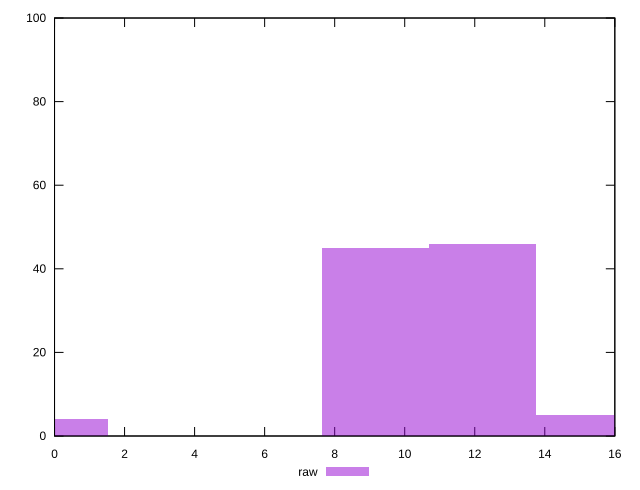

This chart was generated by the following gnuplot code:
reset

$raw <<EOF
12.218452241096447 46
15.273065301370558 5
9.163839180822336 45
0 4
EOF

set key outside below
set boxwidth 3.0546130602741117
set xrange [0:16]
set yrange [0:100]
set trange [0:100]
set style fill transparent solid 0.5 noborder
set terminal svg size 640, 490 enhanced background rgb 'white'
set output "reprap/render-blocking-resources/samples/pages+cached+noexternal+nojs/raw/histogram.svg"

plot $raw title "raw" with boxes

reset
